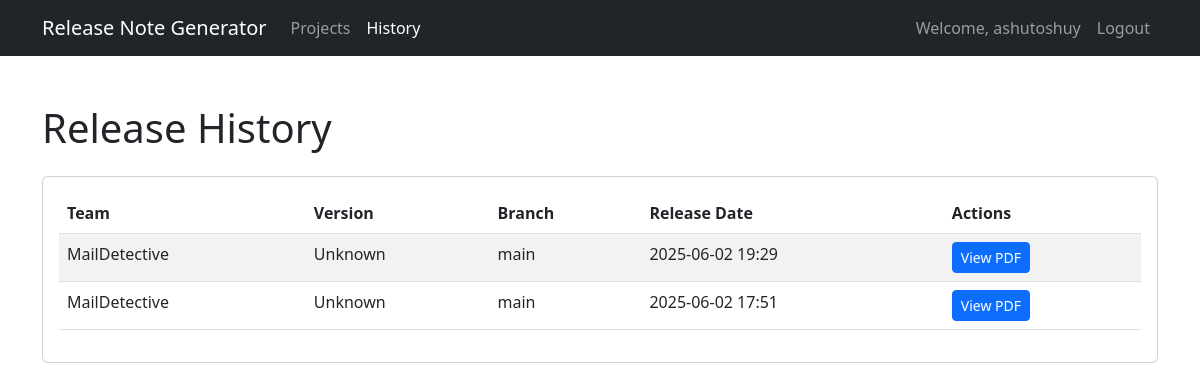
The page /history (signed in) on the database its author committed.
### main.py (models this page shows)
class ReleaseNote(db.Model):
    id = db.Column(db.Integer, primary_key=True)
    user_id = db.Column(db.Integer, db.ForeignKey('user.id'), nullable=False)
    provider = db.Column(db.String(20), nullable=False)
    project_id = db.Column(db.String(100), nullable=False)
    project_name = db.Column(db.String(200), nullable=False)
    branch_name = db.Column(db.String(100), nullable=False)
    version = db.Column(db.String(50), nullable=False)
    team_name = db.Column(db.String(100), nullable=False)
    release_date = db.Column(db.DateTime, default=datetime.utcnow)
    release_data = db.Column(db.Text, nullable=False)  # Stored as JSON
    user = db.relationship('User', backref=db.backref('release_notes', lazy=True))

### main.py (the view)
@app.route('/history')
def release_history():
    if 'user_id' not in session:
        flash('Please log in first.', 'warning')
        return redirect(url_for('index'))
    releases = ReleaseNote.query.filter_by(user_id=session['user_id']).order_by(ReleaseNote.release_date.desc()).all()
    return render_template('history.html', releases=releases)

### templates/history.html (shortened to what this page needs)
<!DOCTYPE html>
<html lang="en">
<head>
    <link rel="stylesheet" href="https://cdn.jsdelivr.net/npm/bootstrap@5.2.3/dist/css/bootstrap.min.css">
</head>
<body>
    <nav class="navbar navbar-expand-lg navbar-dark bg-dark">
        <div class="container">
            <a class="navbar-brand" href="{{ url_for('index') }}">Release Note Generator</a>
            <div class="collapse navbar-collapse" id="navbarNav">
                <ul class="navbar-nav me-auto">
                    <li class="nav-item">
                        <a class="nav-link" href="{{ url_for('projects') }}">Projects</a>
                    </li>
                    <li class="nav-item">
                        <a class="nav-link active" href="{{ url_for('release_history') }}">History</a>
                    </li>
                </ul>
                <ul class="navbar-nav">
                    <li class="nav-item">
                        <span class="nav-link">Welcome, {{ session.get('user_name', 'User') }}</span>
                    </li>
                    <li class="nav-item">
                        <a class="nav-link" href="{{ url_for('logout') }}">Logout</a>
                    </li>
                </ul>
            </div>
        </div>
    </nav>
    <div class="container py-5">
        <h1 class="mb-4">Release History</h1>
        <div class="card">
            <div class="card-body">
                <div class="table-responsive">
                    <table class="table table-striped">
                        <thead>
                            <tr>
                                <th>Team</th>
                                <th>Version</th>
                                <th>Branch</th>
                                <th>Release Date</th>
                                <th>Actions</th>
                            </tr>
                        </thead>
                        <tbody>
                            {% for release in releases %}
                            <tr>
                                <td>{{ release.team_name }}</td>
                                <td>{{ release.version }}</td>
                                <td>{{ release.branch_name }}</td>
                                <td>{{ release.release_date.strftime('%Y-%m-%d %H:%M') }}</td>
                                <td>
                                    <a href="{{ url_for('view_release', release_id=release.id) }}"
                                       class="btn btn-sm btn-primary" target="_blank">
                                        View PDF
                                    </a>
                                </td>
                            </tr>
                            {% else %}
                            <tr>
                                <td colspan="5" class="text-center">No release notes generated yet.</td>
                            </tr>
                            {% endfor %}
                        </tbody>
                    </table>
                </div>
            </div>
        </div>
    </div>
</body>
</html>

### rows shown on the page
ReleaseNote: team_name "MailDetective", version "Unknown", branch_name "main", release_date "2025-06-02 19:29"
ReleaseNote: team_name "MailDetective", version "Unknown", branch_name "main", release_date "2025-06-02 17:51"

### other values the page prints
{{ session.get('user_name', 'User') }} "ashutoshuy"
